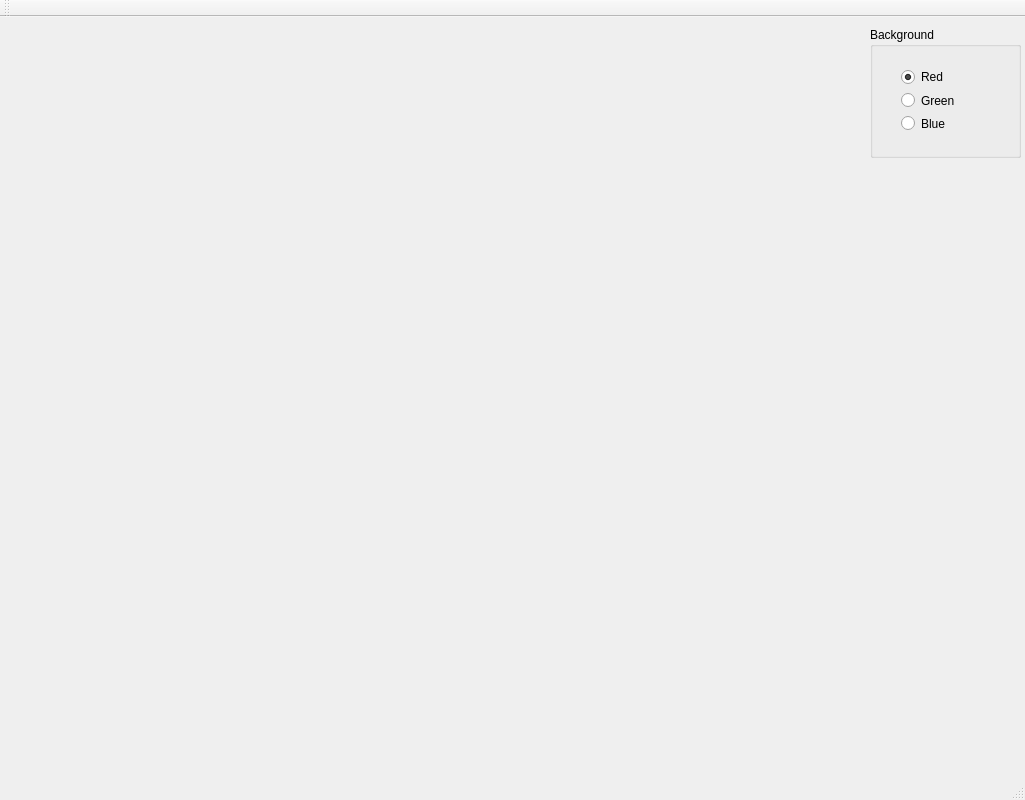
<?xml version="1.0" encoding="UTF-8"?>
<ui version="4.0">
 <class>MainWindow</class>
 <widget class="QMainWindow" name="MainWindow">
  <property name="geometry">
   <rect>
    <x>0</x>
    <y>0</y>
    <width>1025</width>
    <height>800</height>
   </rect>
  </property>
  <property name="windowTitle">
   <string>QOpenGLWidget Sample</string>
  </property>
  <widget class="QWidget" name="centralWidget">
   <widget class="GLWidget" name="graphview" native="true">
    <property name="geometry">
     <rect>
      <x>0</x>
      <y>0</y>
      <width>861</width>
      <height>741</height>
     </rect>
    </property>
   </widget>
   <widget class="QGroupBox" name="groupBox">
    <property name="geometry">
     <rect>
      <x>870</x>
      <y>10</y>
      <width>151</width>
      <height>131</height>
     </rect>
    </property>
    <property name="sizePolicy">
     <sizepolicy hsizetype="Preferred" vsizetype="Expanding">
      <horstretch>0</horstretch>
      <verstretch>0</verstretch>
     </sizepolicy>
    </property>
    <property name="title">
     <string>Background</string>
    </property>
    <widget class="QWidget" name="layoutWidget">
     <property name="geometry">
      <rect>
       <x>20</x>
       <y>30</y>
       <width>80</width>
       <height>86</height>
      </rect>
     </property>
     <layout class="QVBoxLayout" name="verticalLayout">
      <item>
       <widget class="QRadioButton" name="PaintRed">
        <property name="text">
         <string>Red</string>
        </property>
        <property name="checked">
         <bool>true</bool>
        </property>
       </widget>
      </item>
      <item>
       <widget class="QRadioButton" name="PaintGreen">
        <property name="text">
         <string>Green</string>
        </property>
       </widget>
      </item>
      <item>
       <widget class="QRadioButton" name="PaintBlue">
        <property name="text">
         <string>Blue</string>
        </property>
       </widget>
      </item>
     </layout>
    </widget>
   </widget>
  </widget>
  <widget class="QMenuBar" name="menuBar">
   <property name="geometry">
    <rect>
     <x>0</x>
     <y>0</y>
     <width>1025</width>
     <height>31</height>
    </rect>
   </property>
  </widget>
  <widget class="QToolBar" name="mainToolBar">
   <attribute name="toolBarArea">
    <enum>TopToolBarArea</enum>
   </attribute>
   <attribute name="toolBarBreak">
    <bool>false</bool>
   </attribute>
  </widget>
  <widget class="QStatusBar" name="statusBar"/>
 </widget>
 <layoutdefault spacing="6" margin="11"/>
 <customwidgets>
  <customwidget>
   <class>GLWidget</class>
   <extends>QWidget</extends>
   <header>glwidget.hxx</header>
   <container>1</container>
   <slots>
    <slot>changeBackground()</slot>
   </slots>
  </customwidget>
 </customwidgets>
 <resources/>
 <connections>
  <connection>
   <sender>PaintGreen</sender>
   <signal>clicked()</signal>
   <receiver>graphview</receiver>
   <slot>changeBackground()</slot>
   <hints>
    <hint type="sourcelabel">
     <x>898</x>
     <y>126</y>
    </hint>
    <hint type="destinationlabel">
     <x>821</x>
     <y>632</y>
    </hint>
   </hints>
  </connection>
  <connection>
   <sender>PaintBlue</sender>
   <signal>clicked()</signal>
   <receiver>graphview</receiver>
   <slot>changeBackground()</slot>
   <hints>
    <hint type="sourcelabel">
     <x>905</x>
     <y>156</y>
    </hint>
    <hint type="destinationlabel">
     <x>782</x>
     <y>645</y>
    </hint>
   </hints>
  </connection>
  <connection>
   <sender>PaintRed</sender>
   <signal>clicked()</signal>
   <receiver>graphview</receiver>
   <slot>changeBackground()</slot>
   <hints>
    <hint type="sourcelabel">
     <x>917</x>
     <y>96</y>
    </hint>
    <hint type="destinationlabel">
     <x>830</x>
     <y>612</y>
    </hint>
   </hints>
  </connection>
 </connections>
</ui>
